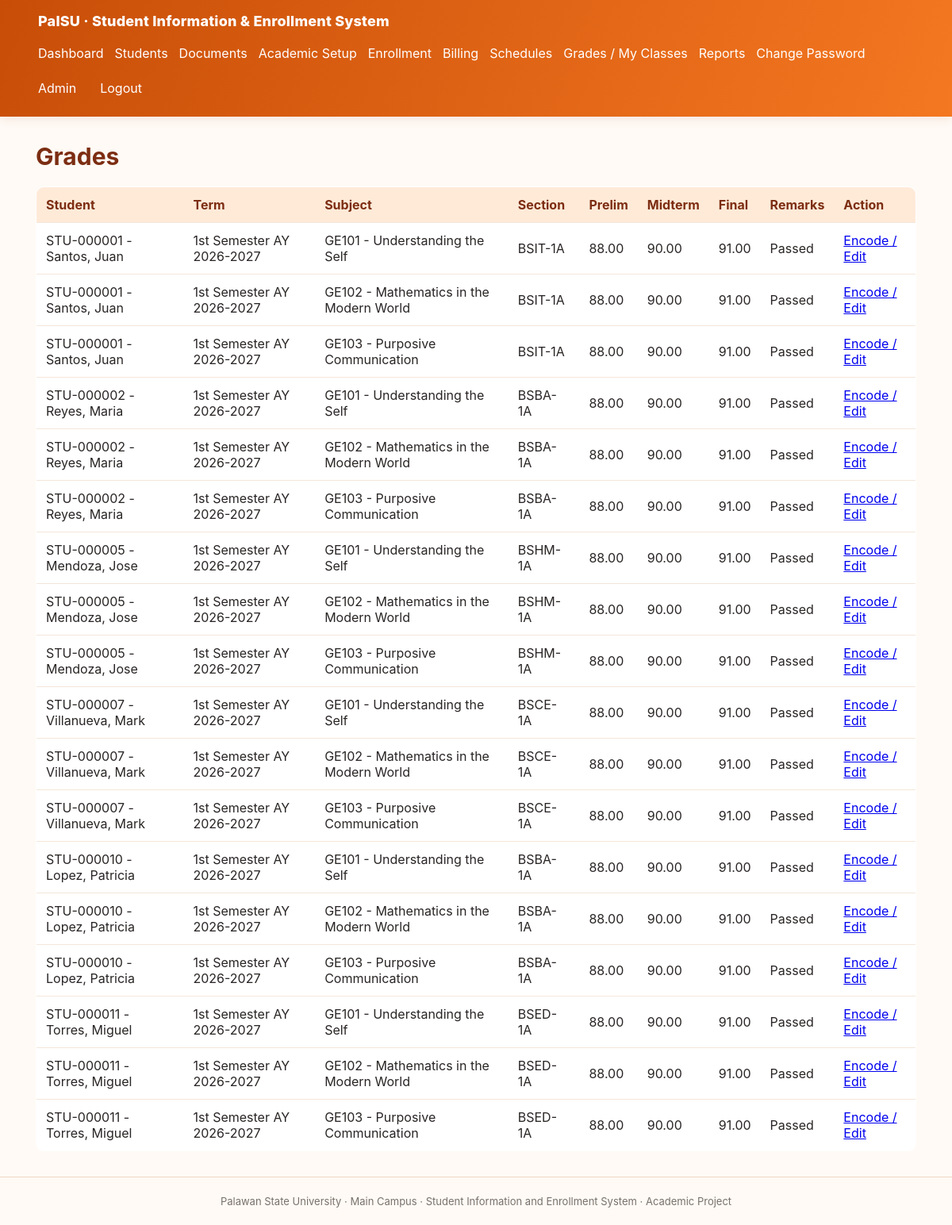
/grades/ (signed in), run on the app's committed database.
### core/models.py (models this page shows, shortened)
class Grade(models.Model):
    enrollment_subject = models.OneToOneField(EnrollmentSubject, on_delete=models.CASCADE)
    prelim = models.DecimalField(max_digits=4, decimal_places=2, null=True, blank=True)
    midterm = models.DecimalField(max_digits=4, decimal_places=2, null=True, blank=True)
    final = models.DecimalField(max_digits=4, decimal_places=2, null=True, blank=True)
    remarks = models.CharField(max_length=30, blank=True)

class EnrollmentSubject(models.Model):
    enrollment = models.ForeignKey(Enrollment, on_delete=models.CASCADE, related_name="subjects")
    offering = models.ForeignKey(SubjectOffering, on_delete=models.PROTECT)
    class Meta:
        constraints = [models.UniqueConstraint(fields=["enrollment","offering"], name="unique_enrollment_offering")]

class Enrollment(models.Model):
    STATUS = [("PENDING","Pending"),("APPROVED","Approved"),("ENROLLED","Enrolled"),("REJECTED","Rejected")]
    TYPE = [("FRESHMAN","Freshman"),("REGULAR","Regular"),("IRREGULAR","Irregular"),("LATE","Late"),("TRANSFEREE","Transferee"),("SHIFTY","Shifty"),("RETURNING","Returning")]
    student = models.ForeignKey(Student, on_delete=models.PROTECT, related_name="enrollments")
    term = models.ForeignKey(SchoolTerm, on_delete=models.PROTECT)
    enrollment_type = models.CharField(max_length=15, choices=TYPE, default="REGULAR")
    status = models.CharField(max_length=10, choices=STATUS, default="PENDING")
    submitted_at = models.DateTimeField(auto_now_add=True)
    approved_by = models.ForeignKey(settings.AUTH_USER_MODEL, on_delete=models.SET_NULL, null=True, blank=True)
    class Meta:
        constraints = [models.UniqueConstraint(fields=["student","term"], name="one_enrollment_per_student_term")]

class Student(models.Model):
    GENDER = [("F","Female"),("M","Male"),("X","Prefer not to say")]
    user = models.OneToOneField(settings.AUTH_USER_MODEL, on_delete=models.SET_NULL, null=True, blank=True)
    student_id = models.CharField(max_length=20, unique=True, blank=True)
    first_name = models.CharField(max_length=80)
    middle_name = models.CharField(max_length=80, blank=True)
    last_name = models.CharField(max_length=80)
    birth_date = models.DateField(null=True, blank=True)
    gender = models.CharField(max_length=1, choices=GENDER, blank=True)
    email = models.EmailField(blank=True)
    phone = models.CharField(max_length=30, blank=True)
    address = models.TextField(blank=True)
    program = models.ForeignKey(Program, on_delete=models.PROTECT, related_name="students")
    year_level = models.PositiveSmallIntegerField(default=1)
    admission_category = models.CharField(max_length=20, default="REGULAR", choices=[("FRESHMAN","Freshman"),("TRANSFEREE","Transferee"),("RETURNING","Returning"),("SHIFTY","Shifty"),("REGULAR","Continuing Student")])
    enrollment_standing = models.CharField(max_length=20, default="REGULAR", choices=[("REGULAR","Regular"),("IRREGULAR","Irregular"),("PROBATIONARY","Probationary")])
    account_status = models.CharField(max_length=12, default="ACTIVE", choices=[("ACTIVE","Active"),("INACTIVE","Inactive"),("GRADUATED","Graduated")])
    must_change_password = models.BooleanField(default=False)
    created_at = models.DateTimeField(auto_now_add=True)
    def __str__(self): return f"{self.student_id} - {self.last_name}, {self.first_name}"

class SchoolTerm(models.Model):
    name = models.CharField(max_length=30)  # e.g. 1st Semester
    school_year = models.CharField(max_length=20)  # e.g. 2026-2027
    starts_on = models.DateField(null=True, blank=True)
    ends_on = models.DateField(null=True, blank=True)
    is_open = models.BooleanField(default=False)
    enrollment_opens = models.DateTimeField(null=True, blank=True)
    enrollment_closes = models.DateTimeField(null=True, blank=True)
    add_drop_opens = models.DateTimeField(null=True, blank=True)
    add_drop_closes = models.DateTimeField(null=True, blank=True)
    passing_grade = models.DecimalField(max_digits=4, decimal_places=2, default=Decimal("3.00"))
    minimum_units = models.DecimalField(max_digits=5, decimal_places=1, default=Decimal("0.0"))
    maximum_units = models.DecimalField(max_digits=5, decimal_places=1, default=Decimal("30.0"))
    class Meta:
        constraints = [models.UniqueConstraint(fields=["name","school_year"], name="unique_school_term")]
    def __str__(self): return f"{self.name} AY {self.school_year}"

class SubjectOffering(models.Model):
    curriculum_subject = models.ForeignKey(CurriculumSubject, on_delete=models.PROTECT)
    section = models.ForeignKey(Section, on_delete=models.PROTECT)
    instructor = models.ForeignKey(Instructor, on_delete=models.PROTECT)
    capacity = models.PositiveIntegerField(default=40)

class CurriculumSubject(models.Model):
    program = models.ForeignKey(Program, on_delete=models.CASCADE)
    subject = models.ForeignKey(Subject, on_delete=models.PROTECT)
    year_level = models.PositiveSmallIntegerField()
    semester = models.CharField(max_length=20)
    prerequisites = models.ManyToManyField(Subject, blank=True, related_name="required_for")
    class Meta:
        constraints = [models.UniqueConstraint(fields=["program","subject","year_level","semester"], name="unique_curriculum_subject")]

class Subject(models.Model):
    code = models.CharField(max_length=20, unique=True)
    title = models.CharField(max_length=160)
    units = models.DecimalField(max_digits=4, decimal_places=1, validators=[MinValueValidator(Decimal("0.5"))])
    description = models.TextField(blank=True)
    def __str__(self): return f"{self.code} - {self.title}"

class Section(models.Model):
    code = models.CharField(max_length=30)
    term = models.ForeignKey(SchoolTerm, on_delete=models.PROTECT)
    program = models.ForeignKey(Program, on_delete=models.PROTECT)
    year_level = models.PositiveSmallIntegerField()
    class Meta:
        constraints = [models.UniqueConstraint(fields=["code","term"], name="unique_section_term")]
    def __str__(self): return self.code

### core/views.py (the view, shortened to what this page needs)
# urls.py: path("grades/", views.grade_list, name="grade_list"),
@login_required
def grade_list(request):
    denied = guard(request, "grades")
    if denied:
        return denied
    grades = Grade.objects.select_related("enrollment_subject__enrollment__student", "enrollment_subject__enrollment__term",
        "enrollment_subject__offering__curriculum_subject__subject", "enrollment_subject__offering__instructor__user")
    is_student = request.user.groups.filter(name="Student").exists()
    is_instructor = request.user.groups.filter(name="Instructor").exists()
    can_edit = request.user.is_superuser or request.user.groups.filter(name__in=["Administrator", "Instructor"]).exists()
    if is_student:
        grades = grades.filter(enrollment_subject__enrollment__student__user=request.user)
    return render(request, "core/grade_list.html", {"grades": grades.order_by("enrollment_subject__enrollment__term", "enrollment_subject__enrollment__student__student_id"),
        "can_edit": can_edit and not is_student, "is_instructor": is_instructor})

### core/permissions.py (called while the page is built)
def can_access(user, module):
    if user.is_superuser: return True
    groups = set(user.groups.values_list("name", flat=True))
    return any(module in ROLE_GROUPS.get(g, set()) for g in groups)

### core/views.py (called while the page is built)
def guard(request, module):
    if not can_access(request.user, module):
        return HttpResponseForbidden("You do not have permission to access this module.")
    return None

### templates/core/grade_list.html
{% extends "base.html" %}{% block content %}<h1>{% if is_instructor %}My Class Rosters &amp; Grade Encoding{% else %}Grades{% endif %}</h1>
<table><tr><th>Student</th><th>Term</th><th>Subject</th><th>Section</th><th>Prelim</th><th>Midterm</th><th>Final</th><th>Remarks</th>{% if can_edit %}<th>Action</th>{% endif %}</tr>
{% for g in grades %}<tr><td>{{g.enrollment_subject.enrollment.student}}</td><td>{{g.enrollment_subject.enrollment.term}}</td><td>{{g.enrollment_subject.offering.curriculum_subject.subject}}</td><td>{{g.enrollment_subject.offering.section}}</td><td>{{g.prelim|default:"—"}}</td><td>{{g.midterm|default:"—"}}</td><td>{{g.final|default:"—"}}</td><td>{{g.remarks}}</td>{% if can_edit %}<td><a href="{% url 'grade_edit' g.enrollment_subject.pk %}">Encode / Edit</a></td>{% endif %}</tr>{% empty %}<tr><td colspan="9">No assigned class records or grades.</td></tr>{% endfor %}</table>{% endblock %}

### static/css/style.css (style rules this page uses)
:root { font-family:Inter,Segoe UI,Arial,sans-serif;color:#292524;background:#fffaf5;--orange:#f47721;--orange-dark:#c84e08;--orange-deep:#9a3412;--orange-pale:#fff0e2;--line:#f1d7c3;--muted:#78716c }
* { box-sizing:border-box }
body { margin:0;background:#fffaf5 }
h1 { font-size:30px;margin:0 0 20px;color:#7c2d12 }
table { width:100%;border-collapse:collapse;background:white;border-radius:10px;overflow:hidden;margin:16px 0;border:1px solid var(--line) }
th,td { text-align:left;padding:12px;border-bottom:1px solid #f4e6da }
th { background:#ffead8;color:#7c2d12 }
table { min-width:680px }

### data on the page
Grade: enrollment_subject.enrollment.student "STU-000001 - Santos, Juan", enrollment_subject.enrollment.term "1st Semester AY 2026-2027", enrollment_subject.offering.curriculum_subject.subject "GE101 - Understanding the Self", enrollment_subject.offering.section "BSIT-1A", prelim "88.00", midterm "90.00", final "91.00", remarks "Passed"
Grade: enrollment_subject.enrollment.student "STU-000001 - Santos, Juan", enrollment_subject.enrollment.term "1st Semester AY 2026-2027", enrollment_subject.offering.curriculum_subject.subject "GE102 - Mathematics in the Modern World", enrollment_subject.offering.section "BSIT-1A", prelim "88.00", midterm "90.00", final "91.00", remarks "Passed"
Grade: enrollment_subject.enrollment.student "STU-000001 - Santos, Juan", enrollment_subject.enrollment.term "1st Semester AY 2026-2027", enrollment_subject.offering.curriculum_subject.subject "GE103 - Purposive Communication", enrollment_subject.offering.section "BSIT-1A", prelim "88.00", midterm "90.00", final "91.00", remarks "Passed"
Grade: enrollment_subject.enrollment.student "STU-000002 - Reyes, Maria", enrollment_subject.enrollment.term "1st Semester AY 2026-2027", enrollment_subject.offering.curriculum_subject.subject "GE101 - Understanding the Self", enrollment_subject.offering.section "BSBA-1A", prelim "88.00", midterm "90.00", final "91.00", remarks "Passed"
Grade: enrollment_subject.enrollment.student "STU-000002 - Reyes, Maria", enrollment_subject.enrollment.term "1st Semester AY 2026-2027", enrollment_subject.offering.curriculum_subject.subject "GE102 - Mathematics in the Modern World", enrollment_subject.offering.section "BSBA-1A", prelim "88.00", midterm "90.00", final "91.00", remarks "Passed"
Grade: enrollment_subject.enrollment.student "STU-000002 - Reyes, Maria", enrollment_subject.enrollment.term "1st Semester AY 2026-2027", enrollment_subject.offering.curriculum_subject.subject "GE103 - Purposive Communication", enrollment_subject.offering.section "BSBA-1A", prelim "88.00", midterm "90.00", final "91.00", remarks "Passed"
Grade: enrollment_subject.enrollment.student "STU-000005 - Mendoza, Jose", enrollment_subject.enrollment.term "1st Semester AY 2026-2027", enrollment_subject.offering.curriculum_subject.subject "GE101 - Understanding the Self", enrollment_subject.offering.section "BSHM-1A", prelim "88.00", midterm "90.00", final "91.00", remarks "Passed"
Grade: enrollment_subject.enrollment.student "STU-000005 - Mendoza, Jose", enrollment_subject.enrollment.term "1st Semester AY 2026-2027", enrollment_subject.offering.curriculum_subject.subject "GE102 - Mathematics in the Modern World", enrollment_subject.offering.section "BSHM-1A", prelim "88.00", midterm "90.00", final "91.00", remarks "Passed"
Grade: enrollment_subject.enrollment.student "STU-000005 - Mendoza, Jose", enrollment_subject.enrollment.term "1st Semester AY 2026-2027", enrollment_subject.offering.curriculum_subject.subject "GE103 - Purposive Communication", enrollment_subject.offering.section "BSHM-1A", prelim "88.00", midterm "90.00", final "91.00", remarks "Passed"
Grade: enrollment_subject.enrollment.student "STU-000007 - Villanueva, Mark", enrollment_subject.enrollment.term "1st Semester AY 2026-2027", enrollment_subject.offering.curriculum_subject.subject "GE101 - Understanding the Self", enrollment_subject.offering.section "BSCE-1A", prelim "88.00", midterm "90.00", final "91.00", remarks "Passed"
Grade: enrollment_subject.enrollment.student "STU-000007 - Villanueva, Mark", enrollment_subject.enrollment.term "1st Semester AY 2026-2027", enrollment_subject.offering.curriculum_subject.subject "GE102 - Mathematics in the Modern World", enrollment_subject.offering.section "BSCE-1A", prelim "88.00", midterm "90.00", final "91.00", remarks "Passed"
Grade: enrollment_subject.enrollment.student "STU-000007 - Villanueva, Mark", enrollment_subject.enrollment.term "1st Semester AY 2026-2027", enrollment_subject.offering.curriculum_subject.subject "GE103 - Purposive Communication", enrollment_subject.offering.section "BSCE-1A", prelim "88.00", midterm "90.00", final "91.00", remarks "Passed"
Grade: enrollment_subject.enrollment.student "STU-000010 - Lopez, Patricia", enrollment_subject.enrollment.term "1st Semester AY 2026-2027", enrollment_subject.offering.curriculum_subject.subject "GE101 - Understanding the Self", enrollment_subject.offering.section "BSBA-1A", prelim "88.00", midterm "90.00", final "91.00", remarks "Passed"
Grade: enrollment_subject.enrollment.student "STU-000010 - Lopez, Patricia", enrollment_subject.enrollment.term "1st Semester AY 2026-2027", enrollment_subject.offering.curriculum_subject.subject "GE102 - Mathematics in the Modern World", enrollment_subject.offering.section "BSBA-1A", prelim "88.00", midterm "90.00", final "91.00", remarks "Passed"
Grade: enrollment_subject.enrollment.student "STU-000010 - Lopez, Patricia", enrollment_subject.enrollment.term "1st Semester AY 2026-2027", enrollment_subject.offering.curriculum_subject.subject "GE103 - Purposive Communication", enrollment_subject.offering.section "BSBA-1A", prelim "88.00", midterm "90.00", final "91.00", remarks "Passed"
Grade: enrollment_subject.enrollment.student "STU-000011 - Torres, Miguel", enrollment_subject.enrollment.term "1st Semester AY 2026-2027", enrollment_subject.offering.curriculum_subject.subject "GE101 - Understanding the Self", enrollment_subject.offering.section "BSED-1A", prelim "88.00", midterm "90.00", final "91.00", remarks "Passed"
Grade: enrollment_subject.enrollment.student "STU-000011 - Torres, Miguel", enrollment_subject.enrollment.term "1st Semester AY 2026-2027", enrollment_subject.offering.curriculum_subject.subject "GE102 - Mathematics in the Modern World", enrollment_subject.offering.section "BSED-1A", prelim "88.00", midterm "90.00", final "91.00", remarks "Passed"
Grade: enrollment_subject.enrollment.student "STU-000011 - Torres, Miguel", enrollment_subject.enrollment.term "1st Semester AY 2026-2027", enrollment_subject.offering.curriculum_subject.subject "GE103 - Purposive Communication", enrollment_subject.offering.section "BSED-1A", prelim "88.00", midterm "90.00", final "91.00", remarks "Passed"
